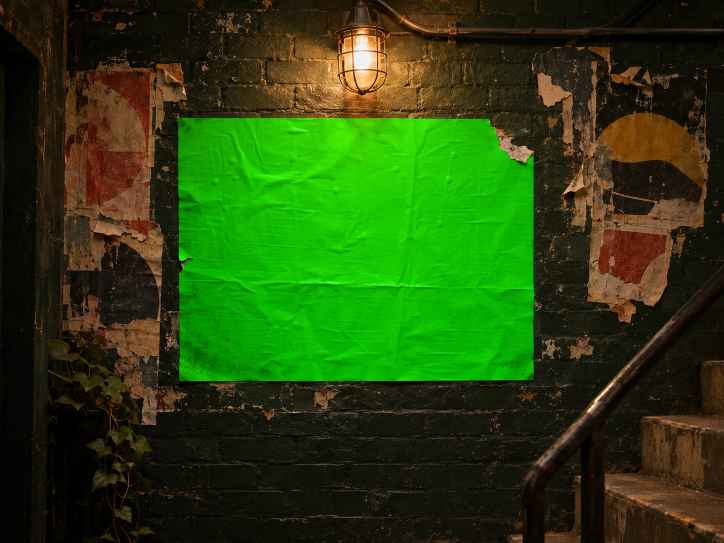
#> input picture assets/artist-walls/basement.png, 1448 x 1086 px, given in place of poster-wear.png, which was not available (shown at 1/2 size)
$ python process-artist-walls.py ../assets/artist-walls/basement.png
#> lines starting #> are read from the running program, lines starting #| are printed output that depends on the picture
### scripts/lib/upscale.py
"""4x upscales of the Codex originals in assets/<kind>/, for the room scripts.

The upscales are cached in assets/.upscaled/<kind>/<id>.png (git-ignored) and
redone when the original is newer. They are made by the codex-image skill's
local finisher (FSRCNN on the CPU, no paid service): set CODEX_IMAGE_FINISH to
its finish.sh, or it is found under ~/.claude/skills or the Claude app's skills.
"""
import os
import shutil
import subprocess
import sys
import tempfile
from pathlib import Path

ROOT = Path(__file__).resolve().parents[2]
ASSETS = ROOT / 'assets'


def _finisher() -> Path:
    env = os.environ.get('CODEX_IMAGE_FINISH')
    if env:
        return Path(env)
    home = Path.home()
    candidates = [home / '.claude/skills/codex-image/scripts/finish.sh']
    plugins = home / 'Library/Application Support/Claude/local-agent-mode-sessions/skills-plugin'
    candidates += sorted(plugins.glob('*/*/skills/codex-image/scripts/finish.sh'), key=lambda p: p.stat().st_mtime, reverse=True)
    for c in candidates:
        if c.exists():
            return c
    sys.exit('No codex-image finisher found: set CODEX_IMAGE_FINISH to its scripts/finish.sh')


def originals(kind: str, ids: list[str]) -> list[str]:
    """The room ids to process: those asked for, else every <id>.png in assets/<kind>/."""
    return ids or sorted(p.stem for p in (ASSETS / kind).glob('*.png'))


def upscaled(kind: str, ids: list[str], scale: int = 4) -> Path:
    """The folder of 4x upscales of assets/<kind>/<id>.png for these ids, made where missing or stale."""
    cache = ASSETS / '.upscaled' / kind
    cache.mkdir(parents=True, exist_ok=True)
    stale = [i for i in ids if not (cache / f'{i}.png').exists() or (cache / f'{i}.png').stat().st_mtime < (ASSETS / kind / f'{i}.png').stat().st_mtime]
    if stale:
        finish = _finisher()
        # The finisher refuses to overwrite, so it writes into a fresh folder first.
        with tempfile.TemporaryDirectory() as tmp:
            subprocess.run(
                ['sh', str(finish), *[str(ASSETS / kind / f'{i}.png') for i in stale], '--upscale-only', '--scale', str(scale), '--output-dir', tmp],
                check=True,
            )
            for i in stale:
                shutil.move(Path(tmp) / f'{i}.png', cache / f'{i}.png')
    return cache

### scripts/process-artist-walls.py
"""Key the artist page's fly-poster walls (src/lib/artistWalls.ts).

Each wall photo (a Codex original in assets/artist-walls/<room-id>.png, made by
assets/artist-walls/generate.sh) has one landscape poster printed solid chroma-key green that carries the wall's
light and wear as shading: wrinkles, glue bubbles, creases, the lamp's falloff,
torn corners. Only the green is cut out, so the torn corners keep the wall over
the artist's poster, and the green's own shading becomes a multiply layer.

    uv run --with numpy --with scipy --with pillow \
        scripts/process-artist-walls.py [room-id ...]

With no ids, every wall in assets/artist-walls/. The originals are upscaled 4x
first (scripts/lib/upscale.py, cached in assets/.upscaled/artist-walls/).

Writes public/artist-walls/<id>-{hi-res,medium}.webp (4608 / 3072 wide),
<id>-shade.webp (the poster's box, 1200 wide), and the poster's box into
src/config/artist-walls.json (other walls' entries are kept). It also writes
public/artist-walls/poster-wear.webp, the scuffed-ink texture screened over
every poster, from assets/textures/poster-wear.png.
"""
import json
import sys
from pathlib import Path

import numpy as np
from PIL import Image
from scipy import ndimage

sys.path.insert(0, str(Path(__file__).resolve().parent / 'lib'))
from upscale import ASSETS, originals, upscaled  # noqa: E402

ROOT = Path(__file__).resolve().parent.parent
OUT = ROOT / 'public' / 'artist-walls'
CONFIG = ROOT / 'src' / 'config' / 'artist-walls.json'


def ramp(x, lo, hi):
    return np.clip((x - lo) / (hi - lo), 0, 1)


OUT.mkdir(parents=True, exist_ok=True)
Image.open(ASSETS / 'textures' / 'poster-wear.png').convert('L').save(OUT / 'poster-wear.webp', quality=82, method=6)
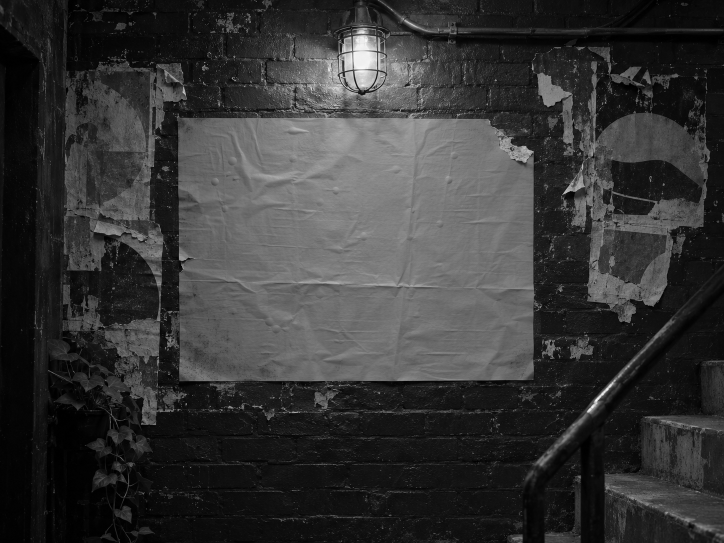
#> saved as poster-wear.webp: PIL image 1448x1086 L (shown at 1/2 size); min 0, max 254, mean 53.5
print('poster-wear.webp')

ids = originals('artist-walls', sys.argv[1:])
src_dir = upscaled('artist-walls', ids)
#> (the run stopped early here; a loop or call above may not have finished)

$ run again, on assets/artist-walls/hip-hop.png
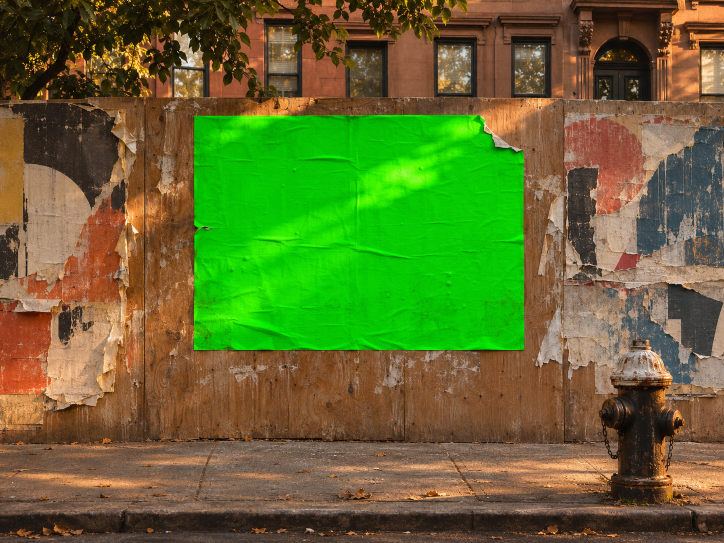
#> input picture assets/artist-walls/hip-hop.png, 1448 x 1086 px, given in place of poster-wear.png, which was not available (shown at 1/2 size)
#> `Image.open(ASSETS / 'textures' / 'poster-wear.png').convert('L').save(..`:
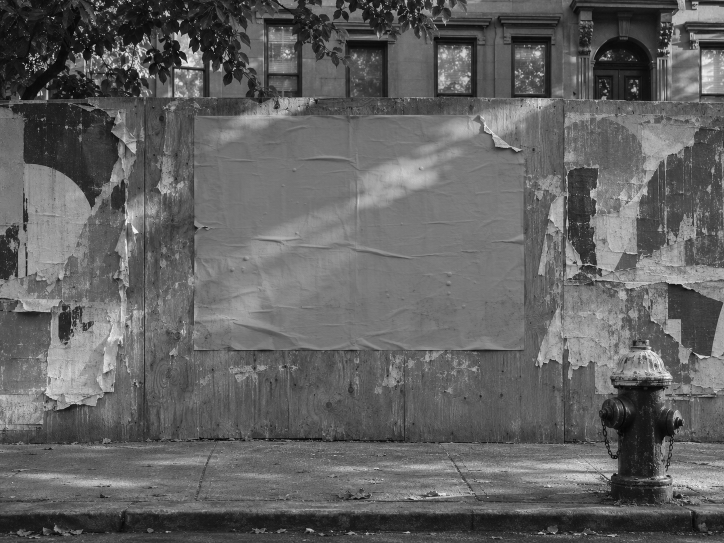
#> saved as poster-wear.webp: PIL image 1448x1086 L (shown at 1/2 size); min 0, max 255, mean 97.9

$ run again, on assets/artist-walls/jazz-blues.png
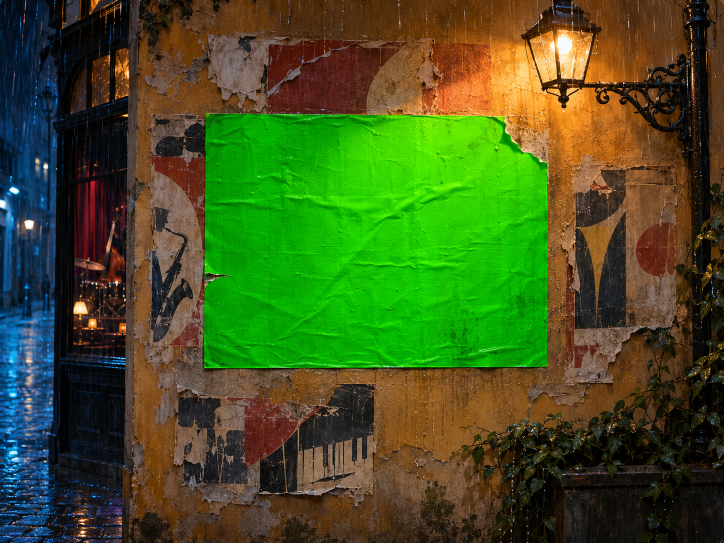
#> input picture assets/artist-walls/jazz-blues.png, 1448 x 1086 px, given in place of poster-wear.png, which was not available (shown at 1/2 size)
#> `Image.open(ASSETS / 'textures' / 'poster-wear.png').convert('L').save(..`:
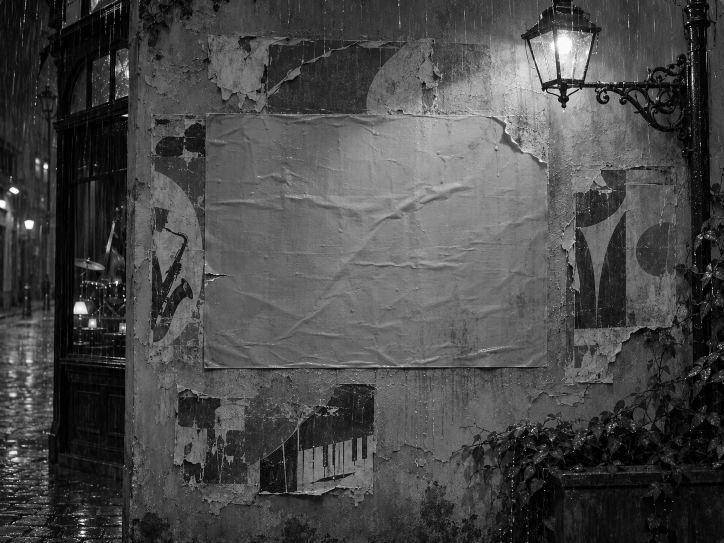
#> saved as poster-wear.webp: PIL image 1448x1086 L (shown at 1/2 size); min 0, max 255, mean 72.7

$ run again, on assets/artist-walls/live.png
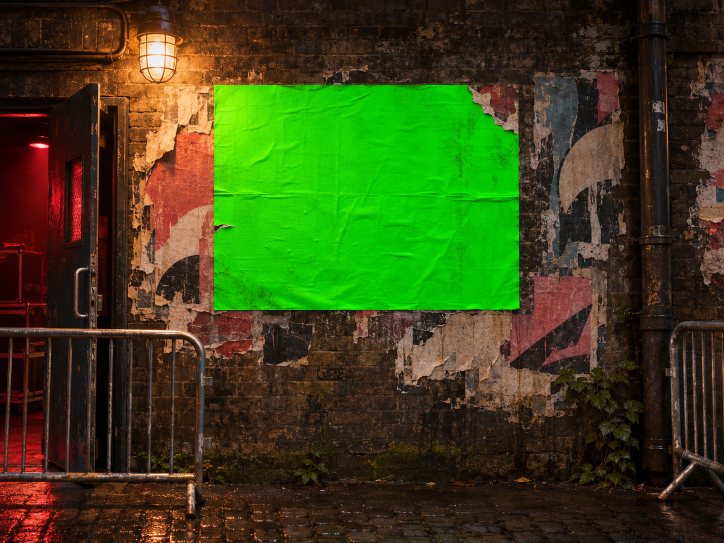
#> input picture assets/artist-walls/live.png, 1448 x 1086 px, given in place of poster-wear.png, which was not available (shown at 1/2 size)
#> `Image.open(ASSETS / 'textures' / 'poster-wear.png').convert('L').save(..`:
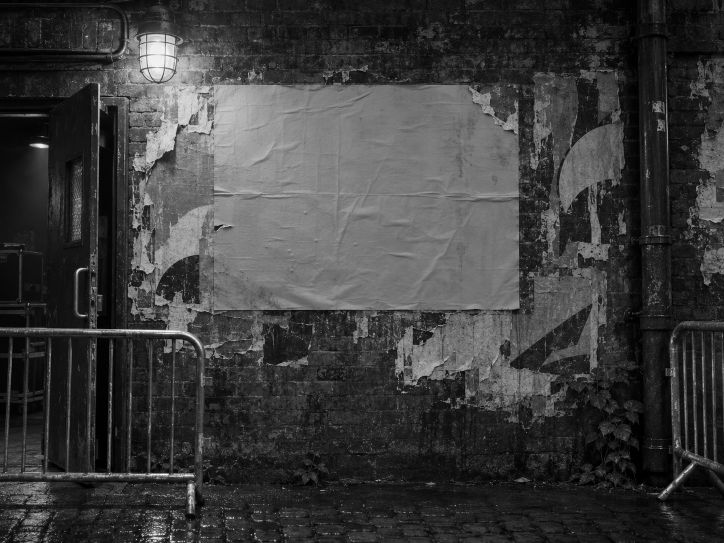
#> saved as poster-wear.webp: PIL image 1448x1086 L (shown at 1/2 size); min 0, max 255, mean 60.3
